Frame 1 (no input): blank canvas, image omitted
Frame 60 (no input): blank canvas, image omitted
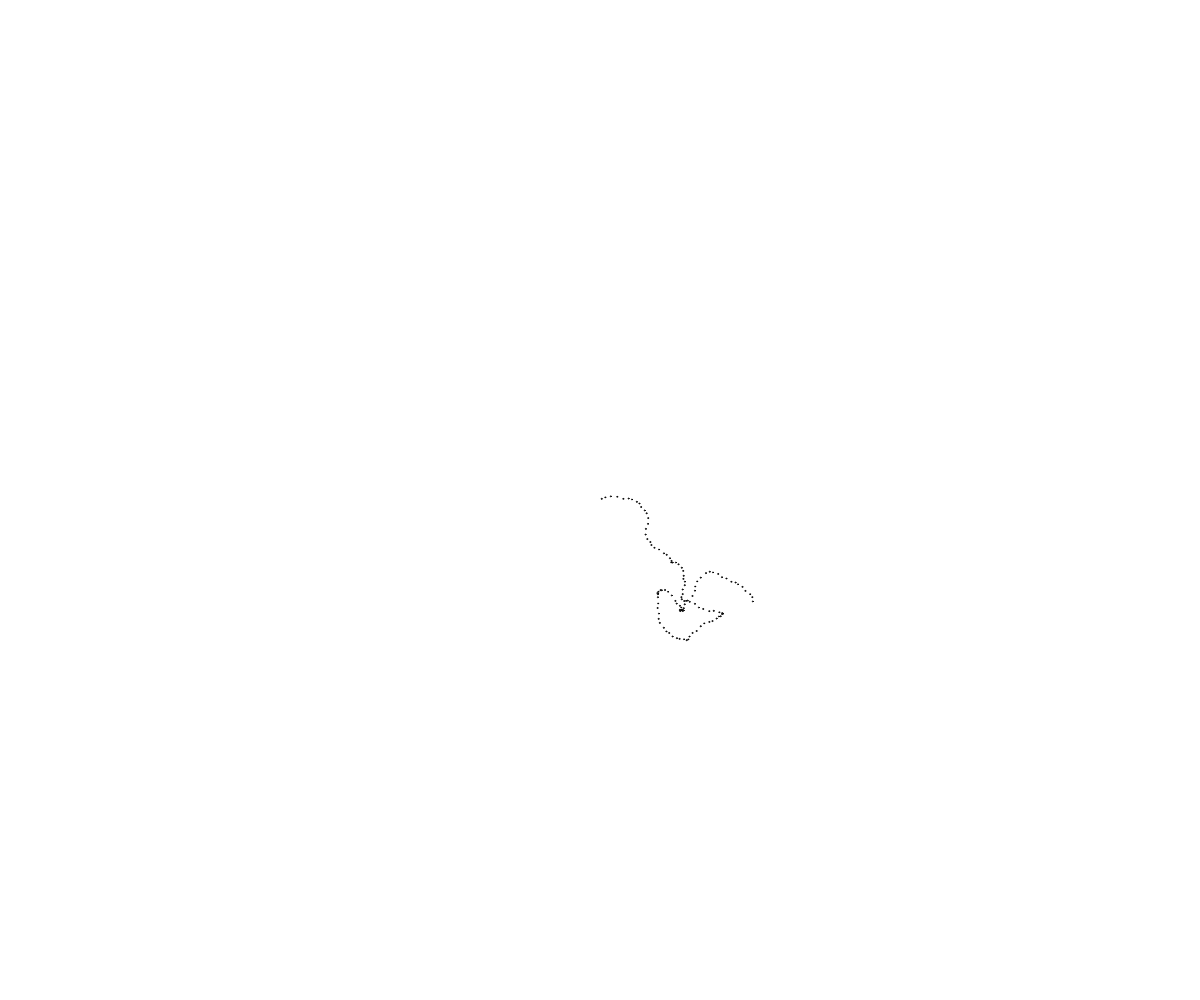
Frame 120 (the mouse pressed at the canvas centre since frame 60)

The p5.js sketch whose frames 1 and 60 were blank and that drew this single picture after the mouse press (run headless with seeded random() and noise() and a simulated clock; from frame 60 on, the mouse is pressed at the canvas centre):

// p5.js sketch
// ── sketch.js
// Vectors Demo

// let position;
// let velocity;
// let gravity;
let m;

function setup() {
  createCanvas(windowWidth, windowHeight);
  // position = createVector(width / 2, height / 2);
  // velocity = createVector(random(-5, 5), random(-5, -1));
  // gravity = createVector(0, 0.08);
  m = new Mover(width / 2, height / 2);
}

function draw() {
  //background(0);
  //other();

  m.move();
  m.display();
  



}

function other() {
  // velocity.add(gravity);
  // position.add(velocity);
  // ellipse(position.x, position.y, 40, 40);

  // push();
  // stroke(255);
  // strokeWeight(4);
  // translate(width / 2, height / 2);
  // let mouse = createVector(mouseX, mouseY);
  // let center = createVector(width / 2, height / 2);

  // let towardsMouse = mouse.sub(center);
  // //towardsMouse.limit(100);
  // towardsMouse.normalize();
  // towardsMouse.mult(200);
  // line(0, 0, towardsMouse.x, towardsMouse.y);


  // let m = towardsMouse.mag();
  // textSize(30);
  // //text(m, 0, 50);

  // pop();
}

class Mover {
  //Constructor anbd Properties
  constructor(x_, y_) {
    this.size = 1;
    this.position = createVector(x_, y_);
    this.velocity = createVector(0, 0);
    this.acceleration = (0, 0);
  }

  //Class Methods

  display() {
    ellipseMode(CENTER);
    push();
    translate(this.position.x, this.position.y);
    ellipse(0, 0, this.size, this.size);
    pop();
  }

  move() {
    // eslint-disable-next-line no-undef
    this.acceleration = p5.Vector.random2D().mult(2);
    this.velocity.add(this.acceleration);
    this.position.add(this.velocity);
    this.velocity.limit(5);
    this.edges();
  }

  edges() {
    if (this.position.x < 0) {
      this.position.x = width;
    }

    if (this.position.x > width) {
      this.position.x = 0;
    }

    if (this.position.y < 0) {
      this.position.y = height;
    }

    if (this.position.y > height) {
      this.position.y = 0;
    }
  }

}
